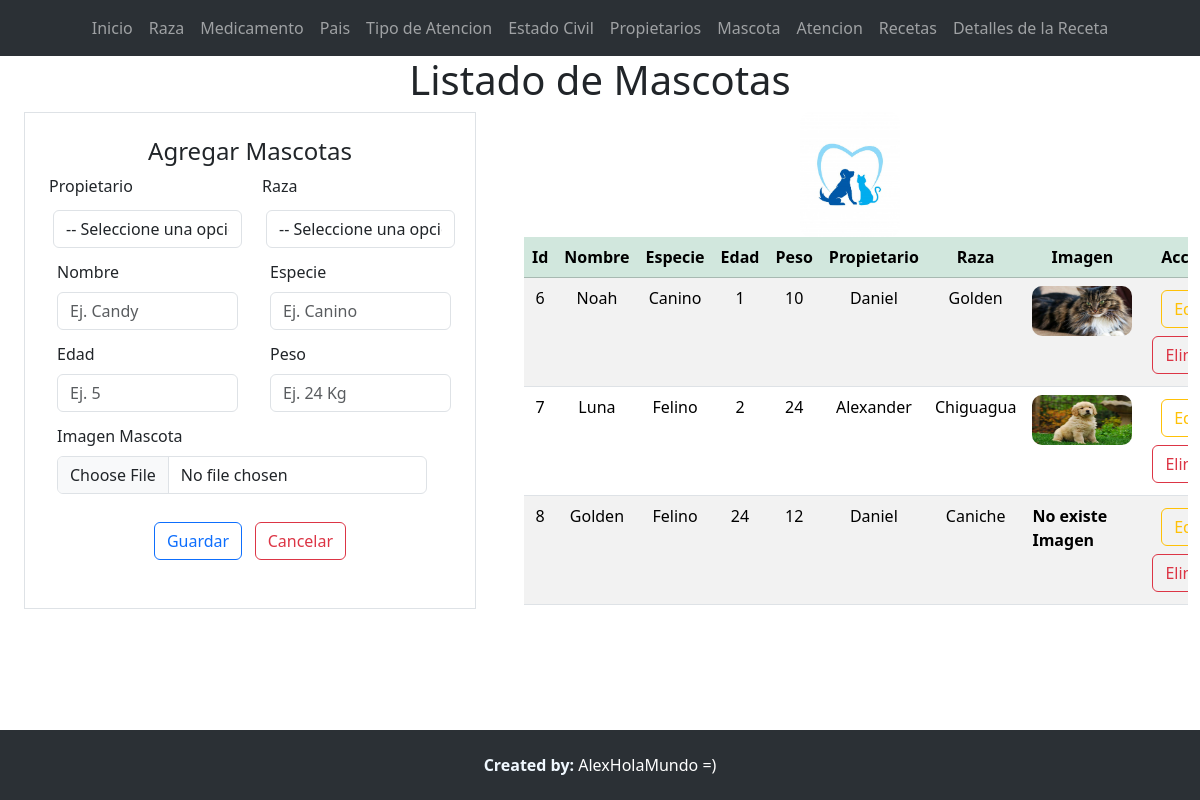
The page /listaMascota/ on the database its author committed.
### Aplicaciones/Veterinaria/models.py (models this page shows, shortened)
class Mascota(models.Model):
    idMascota_wt=models.AutoField(primary_key=True)
    nombre_wt=models.CharField(max_length=100)
    especie_wt=models.CharField(max_length=100)
    edad_wt=models.IntegerField()
    peso_wt=models.IntegerField()
    raza_wt=models.ForeignKey(Raza, null=True, blank=True, on_delete=models.CASCADE)
    propietario_wt=models.ForeignKey(Propietario, null=True, blank=True, on_delete=models.CASCADE)
    imgMascota_wt=models.FileField(upload_to='mascotas', null=True, blank=True)

class Propietario(models.Model):
    idPropietario_wt=models.AutoField(primary_key=True)
    nombre_wt=models.CharField(max_length=100)
    apellido_wt=models.CharField(max_length=100)
    direccion_wt=models.CharField(max_length=100)
    telefono_wt=models.IntegerField()
    correo_wt=models.CharField(max_length=100)
    pais_wt=models.ForeignKey(Pais, null=True, blank=True, on_delete=models.CASCADE)
    estadoCivil_wt=models.ForeignKey(EstadoCivil,null=True, blank=True, on_delete=models.CASCADE)
    pdfCedula_wt=models.FileField(upload_to='cedulas', null=True, blank=True)

class Raza(models.Model):
    idRaza_wt=models.AutoField(primary_key=True)
    nombre_wt=models.CharField(max_length=50)
    descripcion_wt=models.CharField(max_length=100)
    origen_wt=models.CharField(max_length=50)
    esperanzaVida_wt=models.IntegerField(default=0)
    caracteristica_wt=models.TextField(max_length=50)

### Aplicaciones/Veterinaria/views.py (the view)
# urls.py: path('listaMascota/',views.listaMascota),
def listaMascota(request):
    mascotaBdd=Mascota.objects.all()
    propietarioBdd=Propietario.objects.all()
    razaBdd=Raza.objects.all()
    return render(request,'listaMascota.html',{'mascotas':mascotaBdd,'propietarios':propietarioBdd,'razas':razaBdd})

### Aplicaciones/Veterinaria/templates/listaMascota.html (shortened to what this page needs)
{% extends "./plantilla.html" %} {% block contenido %} {% load static %}
<h1 class="text-center">Listado de Mascotas</h1>
<div class="row m-0">
  <div class="col-md-5">
    <div class="container w-100">
      <form
        class="border p-4"
        action="/guardarMascota/"
        method="POST"
        enctype="multipart/form-data"
      >
        <h4 class="text-center">Agregar Mascotas</h4>
        <div class="row">
          <div class="col-md-6">
            <label for="" class="form-label"> Propietario</label>
            <select
              name="idPropietario_wt"
              required
              class="form-control m-1"
              id="idPropietario_wt"
            >
              <option value="" class="">-- Seleccione una opcion --</option>
            </select>
          </div>
          <div class="col-md-6">
            <label for="" class="form-label">Raza</label>
            <select
              name="idRaza_wt"
              required
              class="form-control m-1"
              id="idRaza_wt"
            >
              <option value="" class="">-- Seleccione una opcion --</option>
            </select>
          </div>
        </div>
        <div class="row">
          <div class="col-md-6">
            <div class="m-1">
              <label for="" class="form-label m-1">Nombre</label>
              <input
                type="text"
                required
                class="form-control m-1"
                placeholder="Ej. Candy"
                value=""
                name="nombre_wt"
                id="nombre_wt"
              />
            </div>
          </div>
          <div class="col-md-6">
            <div class="m-1">
              <label for="" class="form-label m-1">Especie</label>
              <input
                type="text"
                required
                class="form-control m-1"
                placeholder="Ej. Canino"
                value=""
                name="especie_wt"
                id="especie_wt"
              />
            </div>
          </div>
        </div>
        <div class="row">
          <div class="col-md-6">
            <div class="m-1">
              <label for="" class="form-label m-1">Edad</label>
              <input
                type="number"
                required
                class="form-control m-1"
                placeholder="Ej. 5"
                value=""
                name="edad_wt"
                id="edad_wt"
              />
            </div>
          </div>
          <div class="col-md-6">
            <div class="m-1">
              <label for="" class="form-label m-1">Peso</label>
              <input
                type="text"
                required
                class="form-control m-1"
                placeholder="Ej. 24 Kg"
                value=""
                name="peso_wt"
                id="peso_wt"
              />
            </div>
          </div>
          <div class="row">
            <div class="col-md-12">
              <div class="m-1">
                <label for="" class="form-label m-1">Imagen Mascota</label>
                <input
                  type="file"
                  accept="image/*"
                  class="form-control m-1"
                  value=""
                  name="imgMascota_wt"
                  id="imgMascota_wt"
                />
              </div>
            </div>
          </div>
        </div>
        <center class="m-4">
          <button type="submit" name="button" class="btn btn-outline-primary">
            Guardar</button
          >&nbsp;&nbsp;
          <button type="reset" name="button" class="btn btn-outline-danger">
            Cancelar
          </button>
        </center>
      </form>
    </div>
  </div>
  <div class="col-md-7">
    <div class="container table-responsive">
      <center>
        <img src="{% static 'img/logog.jpg' %}" alt="" width="100px" />
      </center>
      <table class="table table-striped bordered">
        <thead>
          <tr class="table-success">
            <th class="text-center" scope="col">Id</th>
            <th class="text-center" scope="col">Nombre</th>
            <th class="text-center" scope="col">Especie</th>
            <th class="text-center" scope="col">Edad</th>
            <th class="text-center" scope="col">Peso</th>
            <th class="text-center" scope="col">Propietario</th>
            <th class="text-center" scope="col">Raza</th>
            <th class="text-center" scope="col">Imagen</th>
            <th class="text-center" scope="col">Acciones</th>
          </tr>
        </thead>
        <tbody>
          {% for mascota in mascotas %}
          <tr>
            <td class="text-center">{{mascota.idMascota_wt }}</td>
            <td class="text-center">{{mascota.nombre_wt }}</td>
            <td class="text-center">{{mascota.especie_wt }}</td>
            <td class="text-center">{{mascota.edad_wt }}</td>
            <td class="text-center">{{mascota.peso_wt }}</td>
            <td class="text-center">{{mascota.propietario_wt.nombre_wt}}</td>
            <td class="text-center">{{mascota.raza_wt.nombre_wt}}</td>
            <td>
              {% if mascota.imgMascota_wt %}
              <a href="{{mascota.imgMascota_wt.url}}" target="blank">
                <img
                  src="{{mascota.imgMascota_wt.url}}"
                  alt=""
                  width="50px"
                  height="50px"
                />
              </a>
              {% else %}
              <b>No existe Imagen</b>
              {% endif %}
            </td>
            <td class="text-center">
              <a
                href="/editarMascota/{{mascota.idMascota_wt}}"
                class="btn btn-outline-warning m-1"
                >Editar</a
              >
              <a
                href="javascript:void(0);"
                type="button"
                class="btn btn-outline-danger m-1"
                onclick="eliminarMascota('/eliminarMascota/{{mascota.idMascota_wt}}');"
                >Eliminar</a
              >
            </td>
          </tr>
          {% endfor %}
        </tbody>
      </table>
    </div>
  </div>
</div>
{% endblock %}

### Aplicaciones/Veterinaria/templates/plantilla.html (shortened to what this page needs)
{%load static%}
<!DOCTYPE html>
<html lang="es">
  <head>
    <link
      href="https://cdn.jsdelivr.net/npm/bootstrap@5.3.2/dist/css/bootstrap.min.css"
      rel="stylesheet"
    />
    <link rel="stylesheet" href="{% static 'css/styles.css'%}" />
    <link
      rel="stylesheet"
      href="https://cdnjs.cloudflare.com/ajax/libs/izitoast/1.4.0/css/iziToast.css"
    />
  </head>
  <body>
    <nav class="navbar navbar-expand-lg bg-body-tertiary" data-bs-theme="dark">
      <div class="container-fluid">
        <div class="collapse navbar-collapse" id="navbarSupportedContent">
          <ul class="navbar-nav mx-auto mb-2 mb-lg-0">
            <li class="nav-item">
              <a class="nav-link" href="/">Inicio</a>
            </li>
            <li class="nav-item">
              <a class="nav-link" href="/listaRaza">Raza</a>
            </li>
            <li class="nav-item">
              <a class="nav-link" href="/listaMedicamento">Medicamento</a>
            </li>
            <li class="nav-item">
              <a class="nav-link" href="/listaPais">Pais</a>
            </li>
            <li class="nav-item">
              <a class="nav-link" href="/listaTipoAtencion">Tipo de Atencion</a>
            </li>
            <li class="nav-item">
              <a class="nav-link" href="/listaEstadoCivil">Estado Civil</a>
            </li>
            <li class="nav-item">
              <a class="nav-link" href="/listaPropietario">Propietarios</a>
            </li>
            <li class="nav-item">
              <a class="nav-link" href="/listaMascota">Mascota</a>
            </li>
            <li class="nav-item">
              <a class="nav-link" href="/listaAtencion">Atencion</a>
            </li>
            <li class="nav-item">
              <a class="nav-link" href="/listaReceta"> Recetas</a>
            </li>
            <li class="nav-item">
              <a class="nav-link" href="/listaDetalle">Detalles de la Receta</a>
            </li>
          </ul>
        </div>
      </div>
    </nav>
    {% block contenido %}{% endblock %}
    <footer
      style="
        display: flex;
        background-color: #2b3035;
        height: 70px;
        justify-content: center;
        align-items: center;
        color: aliceblue;
        height: auto;
      "
    >
      <p
        style="color: aliceblue; align-items: center"
        class="text-center m-0 p-0 w-100"
      >
        <strong>Created by:</strong>
        <a href="https://github.com/AlexHolaMundo" class="texto"
          >AlexHolaMundo =)</a
        >
      </p>
    </footer>
  </body>
</html>

### crudDjango/static/css/styles.css (style rules this page uses)
img { width: 100px; object-position: center; border-radius: 10px; }
body { margin: 0; padding: 0; margin-bottom: 70px; }
footer { position: fixed; bottom: 0; width: 100%; height: 70px !important; background-color: #2b3035; }
.texto { color: white; text-align: center; text-decoration: none; }
.navbar { margin: 0 auto; }

### rows shown on the page
Mascota: idMascota_wt "6", nombre_wt "Noah", especie_wt "Canino", edad_wt "1", peso_wt "10", propietario_wt.nombre_wt "Daniel", raza_wt.nombre_wt "Golden", imgMascota_wt (picture)
Mascota: idMascota_wt "7", nombre_wt "Luna", especie_wt "Felino", edad_wt "2", peso_wt "24", propietario_wt.nombre_wt "Alexander", raza_wt.nombre_wt "Chiguagua", imgMascota_wt (picture)
Mascota: idMascota_wt "8", nombre_wt "Golden", especie_wt "Felino", edad_wt "24", peso_wt "12", propietario_wt.nombre_wt "Daniel", raza_wt.nombre_wt "Caniche", imgMascota_wt "No existe Imagen"
